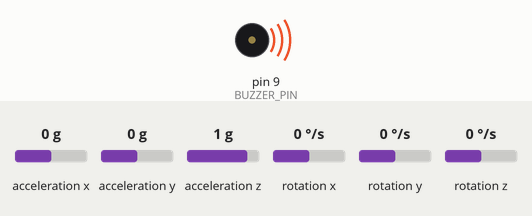
Simulated run of this sketch. Board: Arduino Uno, built with avr-gcc and run on an emulated ATmega328P. On the bench: buzzer (waves = sounding, pin HIGH). The inputs (shaded band) are chosen by the test bench; at power-on: acceleration x 0 g, acceleration y 0 g, acceleration z 1 g, rotation x 0 °/s, rotation y 0 °/s, rotation z 0 °/s.

Above: at 1.2 s.
1.3 s: acceleration x set to -0.3 g
4.8 s: acceleration x set to -0.6 g
At 5.5 s:
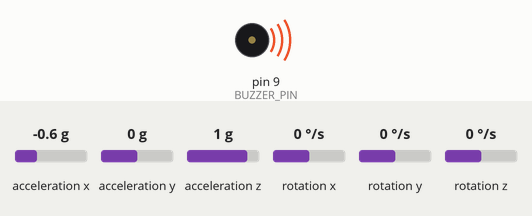
7.1 s: acceleration x set to 0 g
At 9.3 s:
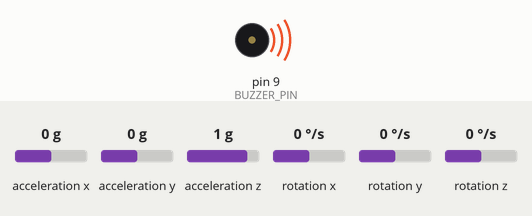
12.4 s: acceleration x set to -1.4 g
At 13.8 s:
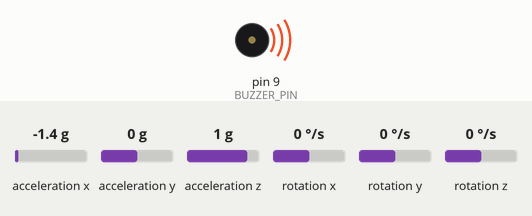
Timing chart, 0 to 15.4 s (numbered marks = the images above; inputs shaded):
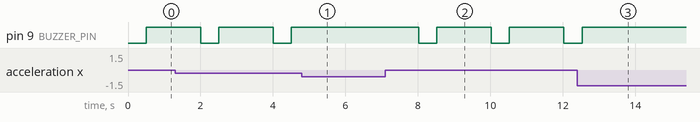

Measured:
- the behaviour switches between -0.4 and -0.5 g on acceleration x (found by bisection; images 0 and 1)
- after the input at 4.8 s, pin 9 (BUZZER_PIN): stays HIGH (without the input it goes to LOW after 1.2 s)
- after the input at 7.1 s, pin 9 (BUZZER_PIN): alternates HIGH for 1.5 s and LOW for 0.50 s, starting after 0.92 s
- after the input at 12.4 s, pin 9 (BUZZER_PIN): goes on until 12.5 s, then stays HIGH
- by itself, pin 9 (BUZZER_PIN): alternates HIGH for 1.5 s and LOW for 0.50 s

The sketch:

postruesensor.ino
```cpp
#include "I2Cdev.h"
#include "MPU6050.h"

#if I2CDEV_IMPLEMENTATION == I2CDEV_ARDUINO_WIRE
    #include "Wire.h"
#endif

MPU6050 accelgyro;

int16_t ax, ay, az;
int16_t gx, gy, gz;

#define OUTPUT_READABLE_ACCELGYRO

#define BUZZER_PIN 9

void setup() {
    #if I2CDEV_IMPLEMENTATION == I2CDEV_ARDUINO_WIRE
        Wire.begin();
    #elif I2CDEV_IMPLEMENTATION == I2CDEV_BUILTIN_FASTWIRE
        Fastwire::setup(400, true);
    #endif

    accelgyro.initialize();
    pinMode(BUZZER_PIN, OUTPUT);
    digitalWrite(BUZZER_PIN, HIGH);
}

void loop() {
    // read raw accel/gyro measurements from device
    accelgyro.getMotion6(&ax, &ay, &az, &gx, &gy, &gz);

    // these methods (and a few others) are also available
    //accelgyro.getAcceleration(&ax, &ay, &az);
    //accelgyro.getRotation(&gx, &gy, &gz);

    if(ax > -7200) {
      digitalWrite(BUZZER_PIN, LOW);
      delay(500);
      digitalWrite(BUZZER_PIN, HIGH);
      delay(500);
    }
    delay(1000);
}
```
